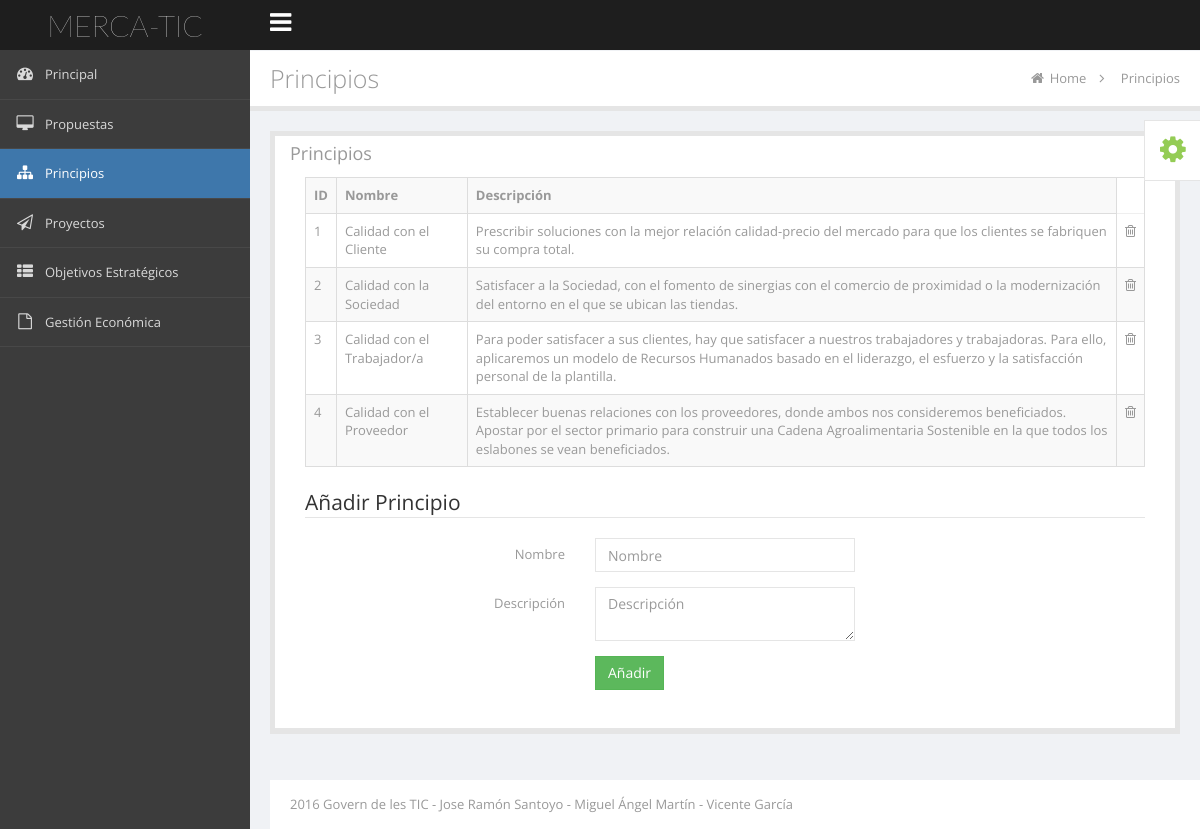
The app's page /principios.php with its own data.
### tables this page shows
CREATE TABLE `principios` (
  `id` int(11) NOT NULL,
  `nombre` varchar(50) NOT NULL,
  `descripcion` varchar(500) NOT NULL
);

### principios.php (the view, shortened to what this page needs)
   <!DOCTYPE html>
   <html lang="en">
   <head>
       <link type="text/css" rel="stylesheet" href="styles/jquery-ui-1.10.4.custom.min.css">
       <link type="text/css" rel="stylesheet" href="styles/font-awesome.min.css">
       <link type="text/css" rel="stylesheet" href="styles/bootstrap.min.css">
       <link type="text/css" rel="stylesheet" href="styles/animate.css">
       <link type="text/css" rel="stylesheet" href="styles/all.css">
       <link type="text/css" rel="stylesheet" href="styles/main.css">
       <link type="text/css" rel="stylesheet" href="styles/style-responsive.css">
       <link type="text/css" rel="stylesheet" href="styles/zabuto_calendar.min.css">
       <link type="text/css" rel="stylesheet" href="styles/pace.css">
       <link type="text/css" rel="stylesheet" href="styles/jquery.news-ticker.css">
   </head>
   <body>
       <div>
           <div id="theme-setting">
               <a href="#" data-toggle="dropdown" data-step="1" data-intro="&lt;b&gt;Many styles&lt;/b&gt; and &lt;b&gt;colors&lt;/b&gt; be created for you. Let choose one and enjoy it!"
                   data-position="left" class="btn-theme-setting"><i class="fa fa-cog"></i></a>
           </div>
           <div id="header-topbar-option-demo" class="page-header-topbar">
               <nav id="topbar" role="navigation" style="margin-bottom: 0;" data-step="3" class="navbar navbar-default navbar-static-top">
               <div class="navbar-header">
                   <a id="logo" href="index.html" class="navbar-brand"><span class="fa fa-rocket"></span><span class="logo-text">MERCA-TIC</span><span style="display: none" class="logo-text-icon">µ</span></a></div>
               <div class="topbar-main"><a id="menu-toggle" href="#" class="hidden-xs"><i class="fa fa-bars"></i></a>
               </div>
           </nav>
           </div>
           <div id="wrapper">
               <nav id="sidebar" role="navigation" data-step="2" data-intro="Template has &lt;b&gt;many navigation styles&lt;/b&gt;"
                   data-position="right" class="navbar-default navbar-static-side">
               <div class="sidebar-collapse menu-scroll">
                   <ul id="side-menu" class="nav">
                <div class="sidebar-collapse menu-scroll">
                   <ul id="side-menu" class="nav">
                       <li><a href="index.php"><i class="fa fa-tachometer fa-fw">
                       </i><span class="menu-title">Principal</span></a></li>
                       <li><a href="propuestas.php"><i class="fa fa-desktop fa-fw">
                       </i><span class="menu-title">Propuestas</span></a>
                       </li>
                           <li class="active"><a href="principios.php"><i class="fa fa-sitemap fa-fw">
                       </i><span class="menu-title">Principios</span></a>
                       </li>
                       <li><a href="proyectos.php"><i class="fa fa-send-o fa-fw">
                       </i><span class="menu-title">Proyectos</span></a>
                       </li>
                       <li><a href="objetivos.php"><i class="fa fa-th-list fa-fw">
                       </i><span class="menu-title">Objetivos Estratégicos</span></a>
                       </li>
                       <li><a href="gestion.php"><i class="fa fa-file-o fa-fw">
                       </i><span class="menu-title">Gestión Económica</span></a>
                      </li>
               </div>
           </nav>
               <div id="page-wrapper">
                   <div id="title-breadcrumb-option-demo" class="page-title-breadcrumb">
                       <div class="page-header pull-left">
                           <div class="page-title">Principios</div>
                       </div>
                       <ol class="breadcrumb page-breadcrumb pull-right">
                           <li><i class="fa fa-home"></i>&nbsp;<a href="dashboard.html">Home</a>&nbsp;&nbsp;<i class="fa fa-angle-right"></i>&nbsp;&nbsp;</li>
                           <li class="active">Principios</li>
                       </ol>
                       <div class="clearfix">
                       </div>
                   </div>
                   <div class="page-content">
                       <div id="tab-general">
                           <div id="sum_box" class="row mbl">
                           <div class="col-lg-12">
                                   <div class="portlet box">
                                       <div class="portlet-header">
                                           <div class="caption">Principios</div>
                                       <div style="overflow: hidden;" class="portlet-body">
                                           <?php
                                               $mysqli = mysqli_connect("localhost","root","root", "test");
                                               $res = $mysqli->query("SELECT * FROM principios WHERE TRUE;");
                                               $out ='<table id="example" class="table table-striped table-bordered">';
                                               $out.='<tr>';
                                               $out.='<th>';
                                               $out.='ID';
                                               $out.='</th>';
                                               $out.='<th>';
                                               $out.='Nombre';
                                               $out.='</th>';
                                               $out.='<th>';
                                               $out.='Descripción';
                                               $out.='</th>';
                                               while($row = $res->fetch_row()){
                                                   $out.='<tr>';
                                                   $out.='<td>';
                                                   $out.=$row[0];
                                                   $out.='</td>';
                                                   $out.='<td>';
                                                   $out.=$row[1];
                                                   $out.='</td>';
                                                   $out.='<td>';
                                                   $out.=$row[2];
                                                   $out.='</td>';
                                                   $out.='<td>';
                                                   $out.='
                                                   <div class="todo-actions pull-right clearfix">
                                                       <a href="principios.php" name="borrar" id = "'.$row[0].'"'.'class="todo-remove"><i class="fa fa-trash-o">
                                                           </i></a>
                                                   </div>';
                                                   $out.='</td>';
                                                   $out.='</tr>';
                                               }
                                               $out.='</table>';
                                               echo $out;
                                               ?>
<form class="form-horizontal" method="POST" action="insertarprincipio.php">
                                                   <fieldset>
                                                   <legend>Añadir Principio</legend>
                                                   <div class="form-group">
                                                     <label class="col-md-4 control-label" for="nombre">Nombre</label>
                                                     <div class="col-md-4">
                                                     <input id="nombre" name="nombre" type="text" placeholder="Nombre" class="form-control input-md" required="true">
                                                     </div>
                                                   </div>
                                                   <div class="form-group">
                                                     <label class="col-md-4 control-label" for="taDesc">Descripción</label>
                                                     <div class="col-md-4">
                                                       <textarea class="form-control" id="descripcion" name="descripcion" placeholder="Descripción" required="true"></textarea>
                                                     </div>
                                                   </div>
                                                   <div class="form-group">
                                                     <label class="col-md-4 control-label" for="botonAñadir"></label>
                                                     <div class="col-md-4">
                                                       <button id="botonAñadir" name="botonAñadir" class="btn btn-success">Añadir</button>
                                                     </div>
                                                   </div>
                                                   </fieldset>
                                                   </form>
                                       </div>
                                   </div>
                               </div>
                   <div id="footer">
                       <div class="copyright">
                           <a href="http://themifycloud.com">2016 Govern de les TIC - Jose Ramón Santoyo - Miguel Ángel Martín - Vicente García</a></div>
                   </div>
               </div>
           </div>
       </div>
   </body>
   </html>

### records on screen
principios: value "1 Calidad con el Cliente Prescribir soluciones con la mejor relación calidad-precio del mercado para que los clientes se fabriquen su compra total."
principios: value "2 Calidad con la Sociedad Satisfacer a la Sociedad, con el fomento de sinergias con el comercio de proximidad o la modernización del entorno en el que se ubican las tiendas."
principios: value "3 Calidad con el Trabajador/a Para poder satisfacer a sus clientes, hay que satisfacer a nuestros trabajadores y trabajadoras. Para ello, aplicaremos un modelo de Recursos Humanados basado en el liderazgo, el esfuerzo y la satisfacción personal de la plantilla."
principios: value "4 Calidad con el Proveedor Establecer buenas relaciones con los proveedores, donde ambos nos consideremos beneficiados. Apostar por el sector primario para construir una Cadena Agroalimentaria Sostenible en la que todos los eslabones se vean beneficiados."

### other values on screen
$out "ID Nombre Descripción"
